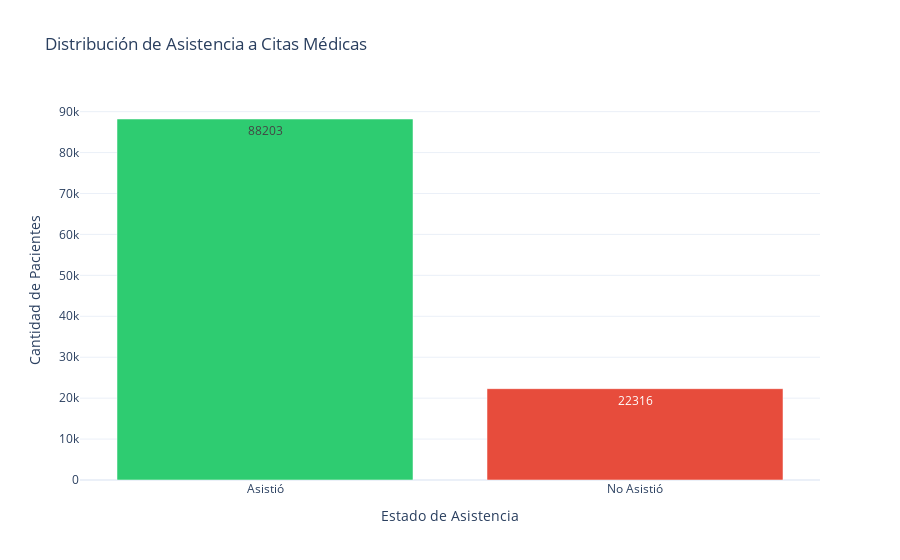

Notebook code cell kept with this figure:
### Markdown cell above
### 3.1 Distribución de la Variable Objetivo

### Code cell
fig = plot_target_distribution(df)
fig.show()

### Figure 1 — Plotly figure (JSON) as saved in the notebook; plotly's stock layout.template omitted (floating-point values rounded to 4 significant figures)
{"data": [{"marker": {"color": ["#2ecc71", "#e74c3c"]}, "text": [88200.0, 22320.0], "textposition": "auto", "type": "bar", "x": ["Asistió", "No Asistió"], "y": [88203, 22316]}], "layout": {"title": {"text": "Distribución de Asistencia a Citas Médicas"}, "xaxis": {"title": {"text": "Estado de Asistencia"}}, "yaxis": {"title": {"text": "Cantidad de Pacientes"}}}}
